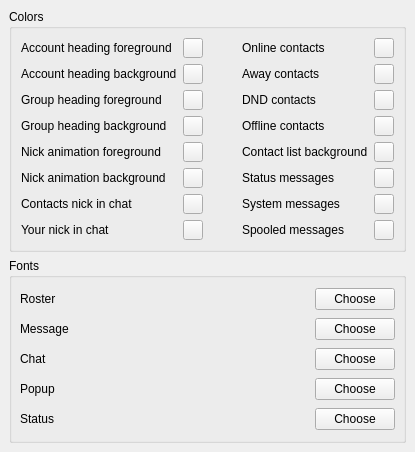
<ui version="4.0" >
 <class>OptAppearance</class>
 <widget class="QWidget" name="OptAppearance" >
  <property name="geometry" >
   <rect>
    <x>0</x>
    <y>0</y>
    <width>415</width>
    <height>452</height>
   </rect>
  </property>
  <property name="windowTitle" >
   <string>OptAppearanceUI</string>
  </property>
  <layout class="QVBoxLayout" >
   <property name="margin" >
    <number>9</number>
   </property>
   <property name="spacing" >
    <number>6</number>
   </property>
   <item>
    <widget class="QGroupBox" name="groupBox11" >
     <property name="title" >
      <string>Colors</string>
     </property>
     <layout class="QGridLayout" >
      <property name="margin" >
       <number>9</number>
      </property>
      <property name="spacing" >
       <number>6</number>
      </property>
      <item row="4" column="3" >
       <widget class="QLabel" name="tl_cListBack" >
        <property name="text" >
         <string>Contact list background</string>
        </property>
       </widget>
      </item>
      <item row="5" column="0" >
       <widget class="QLabel" name="tl_cAnimBack" >
        <property name="text" >
         <string>Nick animation background</string>
        </property>
       </widget>
      </item>
      <item row="3" column="2" >
       <spacer>
        <property name="orientation" >
         <enum>Qt::Horizontal</enum>
        </property>
        <property name="sizeHint" >
         <size>
          <width>111</width>
          <height>20</height>
         </size>
        </property>
       </spacer>
      </item>
      <item row="1" column="1" >
       <widget class="QToolButton" name="pb_cProfileBack" >
        <property name="sizePolicy" >
         <sizepolicy>
          <hsizetype>0</hsizetype>
          <vsizetype>0</vsizetype>
          <horstretch>0</horstretch>
          <verstretch>0</verstretch>
         </sizepolicy>
        </property>
        <property name="maximumSize" >
         <size>
          <width>20</width>
          <height>20</height>
         </size>
        </property>
        <property name="text" >
         <string/>
        </property>
       </widget>
      </item>
      <item row="2" column="4" >
       <widget class="QToolButton" name="pb_cDND" >
        <property name="sizePolicy" >
         <sizepolicy>
          <hsizetype>0</hsizetype>
          <vsizetype>0</vsizetype>
          <horstretch>0</horstretch>
          <verstretch>0</verstretch>
         </sizepolicy>
        </property>
        <property name="maximumSize" >
         <size>
          <width>20</width>
          <height>20</height>
         </size>
        </property>
        <property name="text" >
         <string/>
        </property>
       </widget>
      </item>
      <item row="4" column="4" >
       <widget class="QToolButton" name="pb_cListBack" >
        <property name="sizePolicy" >
         <sizepolicy>
          <hsizetype>0</hsizetype>
          <vsizetype>0</vsizetype>
          <horstretch>0</horstretch>
          <verstretch>0</verstretch>
         </sizepolicy>
        </property>
        <property name="maximumSize" >
         <size>
          <width>20</width>
          <height>20</height>
         </size>
        </property>
        <property name="text" >
         <string/>
        </property>
       </widget>
      </item>
      <item row="4" column="0" >
       <widget class="QLabel" name="tl_cAnimFront" >
        <property name="text" >
         <string>Nick animation foreground</string>
        </property>
       </widget>
      </item>
      <item row="1" column="4" >
       <widget class="QToolButton" name="pb_cAway" >
        <property name="sizePolicy" >
         <sizepolicy>
          <hsizetype>0</hsizetype>
          <vsizetype>0</vsizetype>
          <horstretch>0</horstretch>
          <verstretch>0</verstretch>
         </sizepolicy>
        </property>
        <property name="maximumSize" >
         <size>
          <width>20</width>
          <height>20</height>
         </size>
        </property>
        <property name="text" >
         <string/>
        </property>
       </widget>
      </item>
      <item row="3" column="0" >
       <widget class="QLabel" name="tl_cGroupBack" >
        <property name="text" >
         <string>Group heading background</string>
        </property>
       </widget>
      </item>
      <item row="5" column="1" >
       <widget class="QToolButton" name="pb_cAnimBack" >
        <property name="sizePolicy" >
         <sizepolicy>
          <hsizetype>0</hsizetype>
          <vsizetype>0</vsizetype>
          <horstretch>0</horstretch>
          <verstretch>0</verstretch>
         </sizepolicy>
        </property>
        <property name="maximumSize" >
         <size>
          <width>20</width>
          <height>20</height>
         </size>
        </property>
        <property name="text" >
         <string/>
        </property>
       </widget>
      </item>
      <item row="6" column="0" >
       <widget class="QLabel" name="s_cChatContactName" >
        <property name="text" >
         <string>Contacts nick in chat</string>
        </property>
       </widget>
      </item>
      <item row="5" column="3" >
       <widget class="QLabel" name="tl_cStatus" >
        <property name="text" >
         <string>Status messages</string>
        </property>
       </widget>
      </item>
      <item row="6" column="3" >
       <widget class="QLabel" name="s_cChatSystem" >
        <property name="text" >
         <string>System messages</string>
        </property>
       </widget>
      </item>
      <item row="6" column="4" >
       <widget class="QToolButton" name="pb_cChatSystem" >
        <property name="maximumSize" >
         <size>
          <width>20</width>
          <height>20</height>
         </size>
        </property>
        <property name="text" >
         <string/>
        </property>
       </widget>
      </item>
      <item row="0" column="4" >
       <widget class="QToolButton" name="pb_cOnline" >
        <property name="sizePolicy" >
         <sizepolicy>
          <hsizetype>0</hsizetype>
          <vsizetype>0</vsizetype>
          <horstretch>0</horstretch>
          <verstretch>0</verstretch>
         </sizepolicy>
        </property>
        <property name="maximumSize" >
         <size>
          <width>20</width>
          <height>20</height>
         </size>
        </property>
        <property name="text" >
         <string/>
        </property>
       </widget>
      </item>
      <item row="2" column="0" >
       <widget class="QLabel" name="tl_cGroupFore" >
        <property name="text" >
         <string>Group heading foreground</string>
        </property>
       </widget>
      </item>
      <item row="4" column="1" >
       <widget class="QToolButton" name="pb_cAnimFront" >
        <property name="sizePolicy" >
         <sizepolicy>
          <hsizetype>0</hsizetype>
          <vsizetype>0</vsizetype>
          <horstretch>0</horstretch>
          <verstretch>0</verstretch>
         </sizepolicy>
        </property>
        <property name="maximumSize" >
         <size>
          <width>20</width>
          <height>20</height>
         </size>
        </property>
        <property name="text" >
         <string/>
        </property>
       </widget>
      </item>
      <item row="2" column="1" >
       <widget class="QToolButton" name="pb_cGroupFore" >
        <property name="sizePolicy" >
         <sizepolicy>
          <hsizetype>0</hsizetype>
          <vsizetype>0</vsizetype>
          <horstretch>0</horstretch>
          <verstretch>0</verstretch>
         </sizepolicy>
        </property>
        <property name="maximumSize" >
         <size>
          <width>20</width>
          <height>20</height>
         </size>
        </property>
        <property name="text" >
         <string/>
        </property>
       </widget>
      </item>
      <item row="6" column="1" >
       <widget class="QToolButton" name="pb_cChatContactName" >
        <property name="maximumSize" >
         <size>
          <width>20</width>
          <height>20</height>
         </size>
        </property>
        <property name="text" >
         <string/>
        </property>
       </widget>
      </item>
      <item row="0" column="1" >
       <widget class="QToolButton" name="pb_cProfileFore" >
        <property name="sizePolicy" >
         <sizepolicy>
          <hsizetype>0</hsizetype>
          <vsizetype>0</vsizetype>
          <horstretch>0</horstretch>
          <verstretch>0</verstretch>
         </sizepolicy>
        </property>
        <property name="maximumSize" >
         <size>
          <width>20</width>
          <height>20</height>
         </size>
        </property>
        <property name="text" >
         <string/>
        </property>
       </widget>
      </item>
      <item row="3" column="3" >
       <widget class="QLabel" name="tl_cOffline" >
        <property name="text" >
         <string>Offline contacts</string>
        </property>
       </widget>
      </item>
      <item row="1" column="3" >
       <widget class="QLabel" name="TextLabel1_2" >
        <property name="text" >
         <string>Away contacts</string>
        </property>
       </widget>
      </item>
      <item row="3" column="4" >
       <widget class="QToolButton" name="pb_cOffline" >
        <property name="sizePolicy" >
         <sizepolicy>
          <hsizetype>0</hsizetype>
          <vsizetype>0</vsizetype>
          <horstretch>0</horstretch>
          <verstretch>0</verstretch>
         </sizepolicy>
        </property>
        <property name="maximumSize" >
         <size>
          <width>20</width>
          <height>20</height>
         </size>
        </property>
        <property name="text" >
         <string/>
        </property>
       </widget>
      </item>
      <item row="1" column="0" >
       <widget class="QLabel" name="tl_cProfileBack" >
        <property name="text" >
         <string>Account heading background</string>
        </property>
       </widget>
      </item>
      <item row="0" column="3" >
       <widget class="QLabel" name="tl_cOnline" >
        <property name="text" >
         <string>Online contacts</string>
        </property>
       </widget>
      </item>
      <item row="5" column="4" >
       <widget class="QToolButton" name="pb_cStatus" >
        <property name="sizePolicy" >
         <sizepolicy>
          <hsizetype>0</hsizetype>
          <vsizetype>0</vsizetype>
          <horstretch>0</horstretch>
          <verstretch>0</verstretch>
         </sizepolicy>
        </property>
        <property name="maximumSize" >
         <size>
          <width>20</width>
          <height>20</height>
         </size>
        </property>
        <property name="text" >
         <string/>
        </property>
       </widget>
      </item>
      <item row="3" column="1" >
       <widget class="QToolButton" name="pb_cGroupBack" >
        <property name="sizePolicy" >
         <sizepolicy>
          <hsizetype>0</hsizetype>
          <vsizetype>0</vsizetype>
          <horstretch>0</horstretch>
          <verstretch>0</verstretch>
         </sizepolicy>
        </property>
        <property name="maximumSize" >
         <size>
          <width>20</width>
          <height>20</height>
         </size>
        </property>
        <property name="text" >
         <string/>
        </property>
       </widget>
      </item>
      <item row="0" column="0" >
       <widget class="QLabel" name="tl_cProfileFore" >
        <property name="text" >
         <string>Account heading foreground</string>
        </property>
       </widget>
      </item>
      <item row="2" column="3" >
       <widget class="QLabel" name="tl_cDND" >
        <property name="text" >
         <string>DND contacts</string>
        </property>
       </widget>
      </item>
      <item row="7" column="1" >
       <widget class="QToolButton" name="pb_cChatMyName" >
        <property name="maximumSize" >
         <size>
          <width>20</width>
          <height>20</height>
         </size>
        </property>
        <property name="text" >
         <string/>
        </property>
       </widget>
      </item>
      <item row="7" column="4" >
       <widget class="QToolButton" name="pb_cChatSpooled" >
        <property name="maximumSize" >
         <size>
          <width>20</width>
          <height>20</height>
         </size>
        </property>
        <property name="text" >
         <string/>
        </property>
       </widget>
      </item>
      <item row="7" column="0" >
       <widget class="QLabel" name="s_cChatMyName" >
        <property name="text" >
         <string>Your nick in chat</string>
        </property>
       </widget>
      </item>
      <item row="7" column="3" >
       <widget class="QLabel" name="s_cChatSpooled" >
        <property name="text" >
         <string>Spooled messages</string>
        </property>
       </widget>
      </item>
     </layout>
    </widget>
   </item>
   <item>
    <widget class="QGroupBox" name="groupBox12" >
     <property name="title" >
      <string>Fonts</string>
     </property>
     <layout class="QGridLayout" >
      <property name="margin" >
       <number>8</number>
      </property>
      <property name="spacing" >
       <number>6</number>
      </property>
      <item row="2" column="1" colspan="3" >
       <widget class="FontLabel" native="1" name="le_fChat" />
      </item>
      <item row="2" column="0" >
       <widget class="QLabel" name="tl_fChat" >
        <property name="enabled" >
         <bool>true</bool>
        </property>
        <property name="text" >
         <string>Chat</string>
        </property>
       </widget>
      </item>
      <item row="1" column="0" >
       <widget class="QLabel" name="tl_fMessage" >
        <property name="text" >
         <string>Message</string>
        </property>
       </widget>
      </item>
      <item row="1" column="4" >
       <widget class="QPushButton" name="pb_fMessage" >
        <property name="text" >
         <string>Choose</string>
        </property>
       </widget>
      </item>
      <item row="2" column="4" >
       <widget class="QPushButton" name="pb_fChat" >
        <property name="enabled" >
         <bool>true</bool>
        </property>
        <property name="text" >
         <string>Choose</string>
        </property>
       </widget>
      </item>
      <item row="3" column="4" >
       <widget class="QPushButton" name="pb_fPopup" >
        <property name="enabled" >
         <bool>true</bool>
        </property>
        <property name="text" >
         <string>Choose</string>
        </property>
       </widget>
      </item>
      <item row="0" column="4" >
       <widget class="QPushButton" name="pb_fRoster" >
        <property name="text" >
         <string>Choose</string>
        </property>
       </widget>
      </item>
      <item row="0" column="0" >
       <widget class="QLabel" name="tl_fRoster" >
        <property name="text" >
         <string>Roster</string>
        </property>
       </widget>
      </item>
      <item row="3" column="0" >
       <widget class="QLabel" name="tl_fPopup" >
        <property name="text" >
         <string>Popup</string>
        </property>
       </widget>
      </item>
      <item row="3" column="1" colspan="3" >
       <widget class="FontLabel" native="1" name="le_fPopup" />
      </item>
      <item row="1" column="1" colspan="3" >
       <widget class="FontLabel" native="1" name="le_fMessage" />
      </item>
      <item row="0" column="1" colspan="3" >
       <widget class="FontLabel" native="1" name="le_fRoster" />
      </item>
      <item row="4" column="0" >
       <widget class="QLabel" name="tl_fStatus" >
        <property name="text" >
         <string>Status</string>
        </property>
       </widget>
      </item>
      <item row="4" column="1" colspan="3" >
       <widget class="FontLabel" native="1" name="le_fStatus" />
      </item>
      <item row="4" column="4" >
       <widget class="QPushButton" name="pb_fStatus" >
        <property name="enabled" >
         <bool>true</bool>
        </property>
        <property name="text" >
         <string>Choose</string>
        </property>
       </widget>
      </item>
     </layout>
    </widget>
   </item>
  </layout>
 </widget>
 <layoutdefault spacing="6" margin="11" />
 <customwidgets>
  <customwidget>
   <class>FontLabel</class>
   <extends>QWidget</extends>
   <header>opt_appearance.h</header>
  </customwidget>
 </customwidgets>
 <tabstops>
  <tabstop>pb_cProfileFore</tabstop>
  <tabstop>pb_cProfileBack</tabstop>
  <tabstop>pb_cGroupFore</tabstop>
  <tabstop>pb_cGroupBack</tabstop>
  <tabstop>pb_cAnimFront</tabstop>
  <tabstop>pb_cAnimBack</tabstop>
  <tabstop>pb_cOnline</tabstop>
  <tabstop>pb_cAway</tabstop>
  <tabstop>pb_cDND</tabstop>
  <tabstop>pb_cOffline</tabstop>
  <tabstop>pb_cListBack</tabstop>
  <tabstop>pb_cStatus</tabstop>
  <tabstop>le_fRoster</tabstop>
  <tabstop>pb_fRoster</tabstop>
  <tabstop>le_fMessage</tabstop>
  <tabstop>pb_fMessage</tabstop>
  <tabstop>le_fChat</tabstop>
  <tabstop>pb_fChat</tabstop>
  <tabstop>le_fPopup</tabstop>
  <tabstop>pb_fPopup</tabstop>
 </tabstops>
 <resources/>
 <connections/>
</ui>
